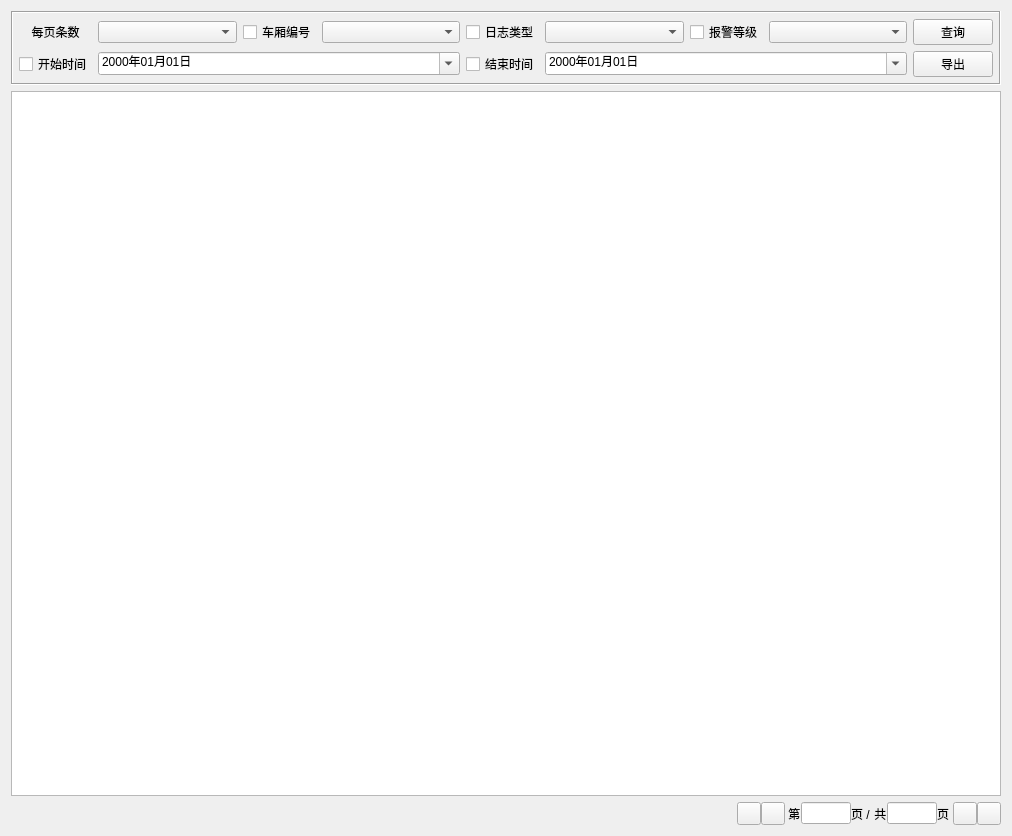
<?xml version="1.0" encoding="UTF-8"?>
<ui version="4.0">
 <class>frmDataLog</class>
 <widget class="QWidget" name="frmDataLog">
  <property name="geometry">
   <rect>
    <x>0</x>
    <y>0</y>
    <width>1012</width>
    <height>836</height>
   </rect>
  </property>
  <property name="windowTitle">
   <string>Form</string>
  </property>
  <layout class="QGridLayout" name="gridLayout">
   <item row="1" column="0">
    <widget class="QTableView" name="tableMain">
     <property name="horizontalScrollBarPolicy">
      <enum>Qt::ScrollBarAlwaysOff</enum>
     </property>
    </widget>
   </item>
   <item row="0" column="0">
    <widget class="QFrame" name="frameTop">
     <property name="sizePolicy">
      <sizepolicy hsizetype="Preferred" vsizetype="Fixed">
       <horstretch>0</horstretch>
       <verstretch>0</verstretch>
      </sizepolicy>
     </property>
     <property name="frameShape">
      <enum>QFrame::Box</enum>
     </property>
     <property name="frameShadow">
      <enum>QFrame::Sunken</enum>
     </property>
     <layout class="QGridLayout" name="gridLayout_2">
      <property name="leftMargin">
       <number>6</number>
      </property>
      <property name="topMargin">
       <number>6</number>
      </property>
      <property name="rightMargin">
       <number>6</number>
      </property>
      <property name="bottomMargin">
       <number>6</number>
      </property>
      <item row="0" column="5">
       <widget class="QComboBox" name="cboxLogType">
        <property name="sizePolicy">
         <sizepolicy hsizetype="Expanding" vsizetype="Fixed">
          <horstretch>0</horstretch>
          <verstretch>0</verstretch>
         </sizepolicy>
        </property>
       </widget>
      </item>
      <item row="0" column="4">
       <widget class="QCheckBox" name="ckLogType">
        <property name="sizePolicy">
         <sizepolicy hsizetype="Fixed" vsizetype="Fixed">
          <horstretch>0</horstretch>
          <verstretch>0</verstretch>
         </sizepolicy>
        </property>
        <property name="text">
         <string>日志类型</string>
        </property>
       </widget>
      </item>
      <item row="0" column="0">
       <widget class="QLabel" name="labPageCount1">
        <property name="text">
         <string>每页条数</string>
        </property>
        <property name="alignment">
         <set>Qt::AlignCenter</set>
        </property>
       </widget>
      </item>
      <item row="1" column="0">
       <widget class="QCheckBox" name="ckTriggerTimeStart">
        <property name="sizePolicy">
         <sizepolicy hsizetype="Fixed" vsizetype="Fixed">
          <horstretch>0</horstretch>
          <verstretch>0</verstretch>
         </sizepolicy>
        </property>
        <property name="text">
         <string>开始时间</string>
        </property>
       </widget>
      </item>
      <item row="0" column="6">
       <widget class="QCheckBox" name="ckAlarmlevel">
        <property name="sizePolicy">
         <sizepolicy hsizetype="Fixed" vsizetype="Fixed">
          <horstretch>0</horstretch>
          <verstretch>0</verstretch>
         </sizepolicy>
        </property>
        <property name="text">
         <string>报警等级</string>
        </property>
       </widget>
      </item>
      <item row="1" column="4">
       <widget class="QCheckBox" name="ckTriggerTimeEnd">
        <property name="sizePolicy">
         <sizepolicy hsizetype="Fixed" vsizetype="Fixed">
          <horstretch>0</horstretch>
          <verstretch>0</verstretch>
         </sizepolicy>
        </property>
        <property name="text">
         <string>结束时间</string>
        </property>
       </widget>
      </item>
      <item row="1" column="1" colspan="3">
       <widget class="QDateTimeEdit" name="dateStart">
        <property name="sizePolicy">
         <sizepolicy hsizetype="Expanding" vsizetype="Fixed">
          <horstretch>0</horstretch>
          <verstretch>0</verstretch>
         </sizepolicy>
        </property>
        <property name="styleSheet">
         <string notr="true"/>
        </property>
        <property name="displayFormat">
         <string>yyyy年MM月dd日</string>
        </property>
        <property name="calendarPopup">
         <bool>true</bool>
        </property>
       </widget>
      </item>
      <item row="0" column="1">
       <widget class="QComboBox" name="cboxPageCount">
        <property name="sizePolicy">
         <sizepolicy hsizetype="Expanding" vsizetype="Fixed">
          <horstretch>0</horstretch>
          <verstretch>0</verstretch>
         </sizepolicy>
        </property>
       </widget>
      </item>
      <item row="0" column="3">
       <widget class="QComboBox" name="cboxcarNum">
        <property name="sizePolicy">
         <sizepolicy hsizetype="Expanding" vsizetype="Fixed">
          <horstretch>0</horstretch>
          <verstretch>0</verstretch>
         </sizepolicy>
        </property>
       </widget>
      </item>
      <item row="0" column="7">
       <widget class="QComboBox" name="cboxAlarmlevel">
        <property name="sizePolicy">
         <sizepolicy hsizetype="Expanding" vsizetype="Fixed">
          <horstretch>0</horstretch>
          <verstretch>0</verstretch>
         </sizepolicy>
        </property>
       </widget>
      </item>
      <item row="1" column="5" colspan="3">
       <widget class="QDateTimeEdit" name="dateEnd">
        <property name="sizePolicy">
         <sizepolicy hsizetype="Expanding" vsizetype="Fixed">
          <horstretch>0</horstretch>
          <verstretch>0</verstretch>
         </sizepolicy>
        </property>
        <property name="displayFormat">
         <string>yyyy年MM月dd日</string>
        </property>
        <property name="calendarPopup">
         <bool>true</bool>
        </property>
       </widget>
      </item>
      <item row="0" column="2">
       <widget class="QCheckBox" name="ckcarNum">
        <property name="text">
         <string>车厢编号</string>
        </property>
       </widget>
      </item>
      <item row="1" column="11">
       <widget class="QPushButton" name="btnExcel">
        <property name="text">
         <string>导出</string>
        </property>
       </widget>
      </item>
      <item row="0" column="11">
       <widget class="QPushButton" name="btnSelect">
        <property name="text">
         <string>查询</string>
        </property>
       </widget>
      </item>
     </layout>
    </widget>
   </item>
   <item row="2" column="0">
    <widget class="QWidget" name="widget" native="true">
     <layout class="QHBoxLayout" name="horizontalLayout">
      <property name="spacing">
       <number>0</number>
      </property>
      <property name="leftMargin">
       <number>0</number>
      </property>
      <property name="topMargin">
       <number>0</number>
      </property>
      <property name="rightMargin">
       <number>0</number>
      </property>
      <property name="bottomMargin">
       <number>0</number>
      </property>
      <item>
       <widget class="QLabel" name="lab_Info">
        <property name="text">
         <string/>
        </property>
       </widget>
      </item>
      <item>
       <spacer name="horizontalSpacer">
        <property name="orientation">
         <enum>Qt::Horizontal</enum>
        </property>
        <property name="sizeHint" stdset="0">
         <size>
          <width>765</width>
          <height>20</height>
         </size>
        </property>
       </spacer>
      </item>
      <item>
       <widget class="QToolButton" name="btn_first">
        <property name="text">
         <string/>
        </property>
        <property name="icon">
         <iconset resource="../Image.qrc">
          <normaloff>:/image/image/Icon/first_page.png</normaloff>:/image/image/Icon/first_page.png</iconset>
        </property>
       </widget>
      </item>
      <item>
       <widget class="QToolButton" name="btn_previous">
        <property name="text">
         <string/>
        </property>
        <property name="icon">
         <iconset resource="../Image.qrc">
          <normaloff>:/image/image/Icon/previous.png</normaloff>:/image/image/Icon/previous.png</iconset>
        </property>
       </widget>
      </item>
      <item>
       <widget class="QLabel" name="label">
        <property name="text">
         <string> 第</string>
        </property>
       </widget>
      </item>
      <item>
       <widget class="QLineEdit" name="txt_currentpage">
        <property name="sizePolicy">
         <sizepolicy hsizetype="Fixed" vsizetype="Fixed">
          <horstretch>0</horstretch>
          <verstretch>0</verstretch>
         </sizepolicy>
        </property>
        <property name="maximumSize">
         <size>
          <width>50</width>
          <height>16777215</height>
         </size>
        </property>
       </widget>
      </item>
      <item>
       <widget class="QLabel" name="label_2">
        <property name="text">
         <string>页 /</string>
        </property>
       </widget>
      </item>
      <item>
       <widget class="QLabel" name="label_3">
        <property name="text">
         <string> 共</string>
        </property>
       </widget>
      </item>
      <item>
       <widget class="QLineEdit" name="txt_totlapage">
        <property name="sizePolicy">
         <sizepolicy hsizetype="Fixed" vsizetype="Fixed">
          <horstretch>0</horstretch>
          <verstretch>0</verstretch>
         </sizepolicy>
        </property>
        <property name="maximumSize">
         <size>
          <width>50</width>
          <height>16777215</height>
         </size>
        </property>
       </widget>
      </item>
      <item>
       <widget class="QLabel" name="label_4">
        <property name="text">
         <string>页 </string>
        </property>
       </widget>
      </item>
      <item>
       <widget class="QToolButton" name="btn_next">
        <property name="text">
         <string/>
        </property>
        <property name="icon">
         <iconset resource="../Image.qrc">
          <normaloff>:/image/image/Icon/next.png</normaloff>:/image/image/Icon/next.png</iconset>
        </property>
       </widget>
      </item>
      <item>
       <widget class="QToolButton" name="btn_last">
        <property name="styleSheet">
         <string notr="true"/>
        </property>
        <property name="text">
         <string/>
        </property>
        <property name="icon">
         <iconset resource="../Image.qrc">
          <normaloff>:/image/image/Icon/last_page.png</normaloff>:/image/image/Icon/last_page.png</iconset>
        </property>
        <property name="iconSize">
         <size>
          <width>16</width>
          <height>16</height>
         </size>
        </property>
        <property name="popupMode">
         <enum>QToolButton::DelayedPopup</enum>
        </property>
        <property name="arrowType">
         <enum>Qt::NoArrow</enum>
        </property>
       </widget>
      </item>
     </layout>
    </widget>
   </item>
  </layout>
 </widget>
 <resources>
  <include location="../Image.qrc"/>
 </resources>
 <connections/>
</ui>
